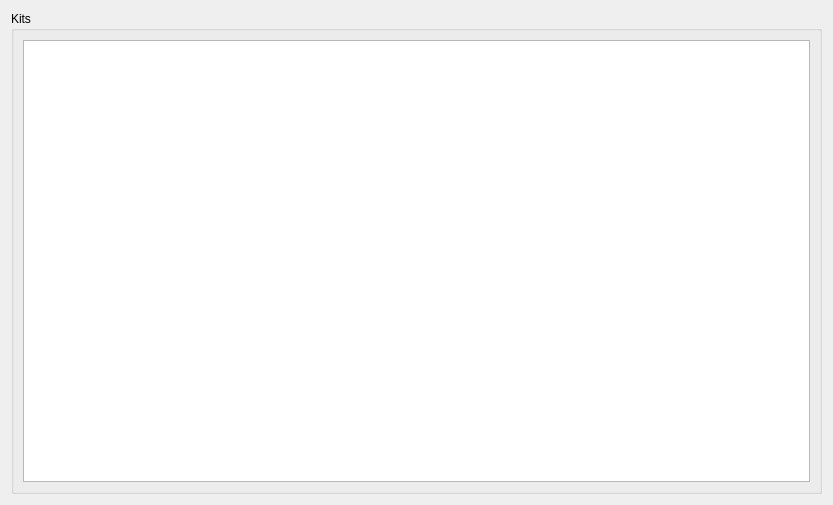
<?xml version="1.0" encoding="UTF-8"?>
<ui version="4.0">
 <class>KitsWidget</class>
 <widget class="QWidget" name="KitsWidget">
  <property name="geometry">
   <rect>
    <x>0</x>
    <y>0</y>
    <width>833</width>
    <height>505</height>
   </rect>
  </property>
  <property name="windowTitle">
   <string>Edit kits</string>
  </property>
  <layout class="QGridLayout" name="gridLayout">
   <item row="0" column="0">
    <layout class="QVBoxLayout" name="verticalLayout">
     <item>
      <widget class="QGroupBox" name="groupBox">
       <property name="title">
        <string>Kits</string>
       </property>
       <layout class="QGridLayout" name="gridLayout_2">
        <item row="0" column="0">
         <widget class="QTableWidget" name="table"/>
        </item>
       </layout>
      </widget>
     </item>
    </layout>
   </item>
  </layout>
 </widget>
 <resources/>
 <connections/>
</ui>
